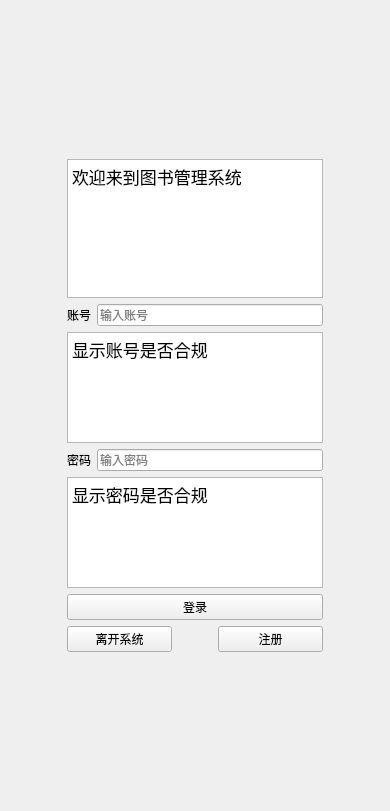
<?xml version="1.0" encoding="UTF-8"?>
<ui version="4.0">
 <class>Form</class>
 <widget class="QWidget" name="Form">
  <property name="geometry">
   <rect>
    <x>0</x>
    <y>0</y>
    <width>390</width>
    <height>811</height>
   </rect>
  </property>
  <property name="sizePolicy">
   <sizepolicy hsizetype="Minimum" vsizetype="Minimum">
    <horstretch>0</horstretch>
    <verstretch>0</verstretch>
   </sizepolicy>
  </property>
  <property name="windowTitle">
   <string>Form</string>
  </property>
  <layout class="QGridLayout" name="gridLayout" rowstretch="10,10,10,10,10,10,10" columnstretch="0,0,0">
   <property name="leftMargin">
    <number>20</number>
   </property>
   <property name="topMargin">
    <number>20</number>
   </property>
   <property name="rightMargin">
    <number>20</number>
   </property>
   <property name="bottomMargin">
    <number>20</number>
   </property>
   <item row="2" column="2">
    <spacer name="horizontalSpacer">
     <property name="orientation">
      <enum>Qt::Horizontal</enum>
     </property>
     <property name="sizeType">
      <enum>QSizePolicy::MinimumExpanding</enum>
     </property>
     <property name="sizeHint" stdset="0">
      <size>
       <width>40</width>
       <height>20</height>
      </size>
     </property>
    </spacer>
   </item>
   <item row="4" column="1">
    <widget class="QPushButton" name="pushButton">
     <property name="sizePolicy">
      <sizepolicy hsizetype="Minimum" vsizetype="Maximum">
       <horstretch>0</horstretch>
       <verstretch>0</verstretch>
      </sizepolicy>
     </property>
     <property name="text">
      <string>登录</string>
     </property>
     <property name="autoRepeat">
      <bool>false</bool>
     </property>
     <property name="autoRepeatDelay">
      <number>300</number>
     </property>
    </widget>
   </item>
   <item row="1" column="1">
    <widget class="QTextBrowser" name="textBrowser_3">
     <property name="sizePolicy">
      <sizepolicy hsizetype="Minimum" vsizetype="Expanding">
       <horstretch>0</horstretch>
       <verstretch>0</verstretch>
      </sizepolicy>
     </property>
     <property name="html">
      <string>&lt;!DOCTYPE HTML PUBLIC &quot;-//W3C//DTD HTML 4.0//EN&quot; &quot;http://www.w3.org/TR/REC-html40/strict.dtd&quot;&gt;
&lt;html&gt;&lt;head&gt;&lt;meta name=&quot;qrichtext&quot; content=&quot;1&quot; /&gt;&lt;style type=&quot;text/css&quot;&gt;
p, li { white-space: pre-wrap; }
&lt;/style&gt;&lt;/head&gt;&lt;body style=&quot; font-family:'.AppleSystemUIFont'; font-size:13pt; font-weight:400; font-style:normal;&quot;&gt;
&lt;p style=&quot; margin-top:0px; margin-bottom:0px; margin-left:0px; margin-right:0px; -qt-block-indent:0; text-indent:0px;&quot;&gt;欢迎来到图书管理系统&lt;/p&gt;&lt;/body&gt;&lt;/html&gt;</string>
     </property>
    </widget>
   </item>
   <item row="2" column="0">
    <spacer name="horizontalSpacer_2">
     <property name="orientation">
      <enum>Qt::Horizontal</enum>
     </property>
     <property name="sizeHint" stdset="0">
      <size>
       <width>40</width>
       <height>20</height>
      </size>
     </property>
    </spacer>
   </item>
   <item row="6" column="1">
    <spacer name="verticalSpacer_7">
     <property name="orientation">
      <enum>Qt::Vertical</enum>
     </property>
     <property name="sizeHint" stdset="0">
      <size>
       <width>20</width>
       <height>1</height>
      </size>
     </property>
    </spacer>
   </item>
   <item row="2" column="1">
    <layout class="QVBoxLayout" name="verticalLayout_3" stretch="10,1">
     <property name="sizeConstraint">
      <enum>QLayout::SetFixedSize</enum>
     </property>
     <item>
      <layout class="QHBoxLayout" name="horizontalLayout_5" stretch="1,10">
       <item>
        <widget class="QLabel" name="label_7">
         <property name="text">
          <string>账号</string>
         </property>
        </widget>
       </item>
       <item>
        <widget class="QLineEdit" name="lineEdit_6">
         <property name="sizePolicy">
          <sizepolicy hsizetype="Minimum" vsizetype="Maximum">
           <horstretch>0</horstretch>
           <verstretch>0</verstretch>
          </sizepolicy>
         </property>
         <property name="placeholderText">
          <string>输入账号</string>
         </property>
        </widget>
       </item>
      </layout>
     </item>
     <item>
      <widget class="QTextBrowser" name="textBrowser_4">
       <property name="sizePolicy">
        <sizepolicy hsizetype="Preferred" vsizetype="Preferred">
         <horstretch>0</horstretch>
         <verstretch>0</verstretch>
        </sizepolicy>
       </property>
       <property name="maximumSize">
        <size>
         <width>500</width>
         <height>200</height>
        </size>
       </property>
       <property name="html">
        <string>&lt;!DOCTYPE HTML PUBLIC &quot;-//W3C//DTD HTML 4.0//EN&quot; &quot;http://www.w3.org/TR/REC-html40/strict.dtd&quot;&gt;
&lt;html&gt;&lt;head&gt;&lt;meta name=&quot;qrichtext&quot; content=&quot;1&quot; /&gt;&lt;style type=&quot;text/css&quot;&gt;
p, li { white-space: pre-wrap; }
&lt;/style&gt;&lt;/head&gt;&lt;body style=&quot; font-family:'.AppleSystemUIFont'; font-size:13pt; font-weight:400; font-style:normal;&quot;&gt;
&lt;p style=&quot; margin-top:0px; margin-bottom:0px; margin-left:0px; margin-right:0px; -qt-block-indent:0; text-indent:0px;&quot;&gt;显示账号是否合规&lt;/p&gt;&lt;/body&gt;&lt;/html&gt;</string>
       </property>
      </widget>
     </item>
    </layout>
   </item>
   <item row="3" column="1">
    <layout class="QVBoxLayout" name="verticalLayout" stretch="10,1">
     <property name="spacing">
      <number>6</number>
     </property>
     <property name="sizeConstraint">
      <enum>QLayout::SetFixedSize</enum>
     </property>
     <item>
      <layout class="QHBoxLayout" name="horizontalLayout_3" stretch="1,10">
       <property name="sizeConstraint">
        <enum>QLayout::SetDefaultConstraint</enum>
       </property>
       <item>
        <widget class="QLabel" name="label_5">
         <property name="text">
          <string>密码</string>
         </property>
        </widget>
       </item>
       <item>
        <widget class="QLineEdit" name="lineEdit_4">
         <property name="sizePolicy">
          <sizepolicy hsizetype="Minimum" vsizetype="Maximum">
           <horstretch>0</horstretch>
           <verstretch>0</verstretch>
          </sizepolicy>
         </property>
         <property name="placeholderText">
          <string>输入密码</string>
         </property>
        </widget>
       </item>
      </layout>
     </item>
     <item>
      <widget class="QTextBrowser" name="textBrowser">
       <property name="sizePolicy">
        <sizepolicy hsizetype="Minimum" vsizetype="Preferred">
         <horstretch>0</horstretch>
         <verstretch>0</verstretch>
        </sizepolicy>
       </property>
       <property name="html">
        <string>&lt;!DOCTYPE HTML PUBLIC &quot;-//W3C//DTD HTML 4.0//EN&quot; &quot;http://www.w3.org/TR/REC-html40/strict.dtd&quot;&gt;
&lt;html&gt;&lt;head&gt;&lt;meta name=&quot;qrichtext&quot; content=&quot;1&quot; /&gt;&lt;style type=&quot;text/css&quot;&gt;
p, li { white-space: pre-wrap; }
&lt;/style&gt;&lt;/head&gt;&lt;body style=&quot; font-family:'.AppleSystemUIFont'; font-size:13pt; font-weight:400; font-style:normal;&quot;&gt;
&lt;p style=&quot; margin-top:0px; margin-bottom:0px; margin-left:0px; margin-right:0px; -qt-block-indent:0; text-indent:0px;&quot;&gt;显示密码是否合规&lt;/p&gt;&lt;/body&gt;&lt;/html&gt;</string>
       </property>
      </widget>
     </item>
    </layout>
   </item>
   <item row="5" column="1">
    <layout class="QHBoxLayout" name="horizontalLayout_6" stretch="1,0,1">
     <item>
      <widget class="QPushButton" name="pushButton_3">
       <property name="text">
        <string>离开系统</string>
       </property>
      </widget>
     </item>
     <item>
      <spacer name="horizontalSpacer_3">
       <property name="orientation">
        <enum>Qt::Horizontal</enum>
       </property>
       <property name="sizeHint" stdset="0">
        <size>
         <width>40</width>
         <height>20</height>
        </size>
       </property>
      </spacer>
     </item>
     <item>
      <widget class="QPushButton" name="pushButton_2">
       <property name="sizePolicy">
        <sizepolicy hsizetype="Minimum" vsizetype="Fixed">
         <horstretch>0</horstretch>
         <verstretch>0</verstretch>
        </sizepolicy>
       </property>
       <property name="text">
        <string>注册</string>
       </property>
      </widget>
     </item>
    </layout>
   </item>
   <item row="0" column="1">
    <spacer name="verticalSpacer">
     <property name="orientation">
      <enum>Qt::Vertical</enum>
     </property>
     <property name="sizeHint" stdset="0">
      <size>
       <width>20</width>
       <height>40</height>
      </size>
     </property>
    </spacer>
   </item>
  </layout>
 </widget>
 <resources/>
 <connections/>
</ui>
